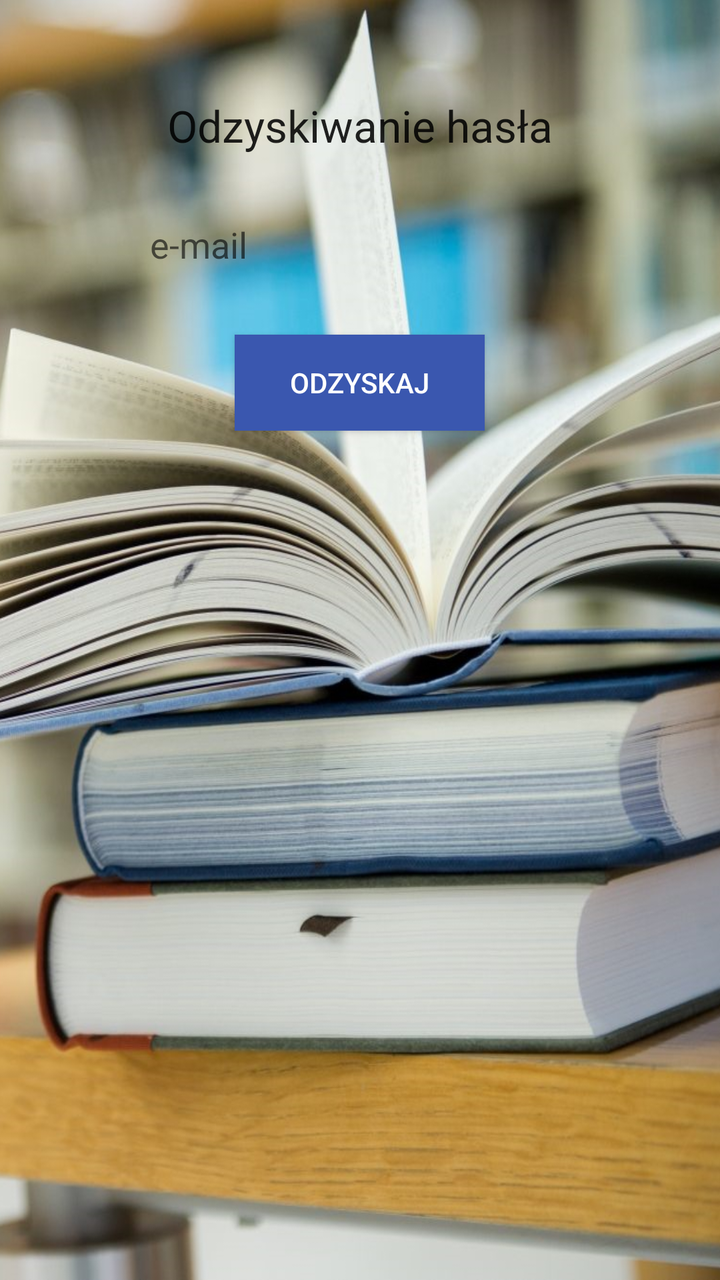
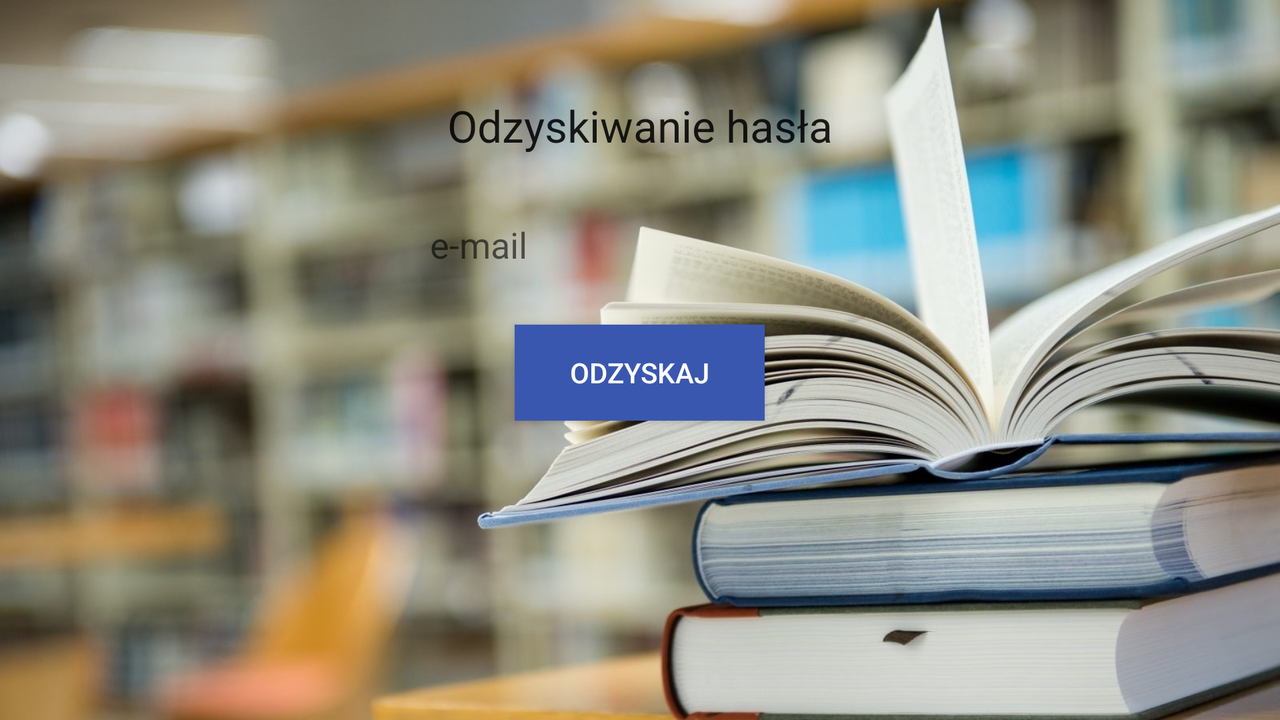

Two renders of one Android screen. The first uses the default layout on a phone; the second uses the alternative layout the repository ships for a different screen configuration, on a matching device. The two XML files are below.
<!-- AndroidManifest.xml: application theme AppTheme -->
<!-- res/layout/activity_pass_rec.xml -->
<RelativeLayout xmlns:android="http://schemas.android.com/apk/res/android"
    android:layout_width="match_parent"
    android:layout_height="match_parent"
    android:background="@drawable/bg">
    <RelativeLayout xmlns:android="http://schemas.android.com/apk/res/android"
        android:layout_width="280dp"
        android:layout_height="205dp"
        android:background="@drawable/edittext_bg"
        android:layout_centerHorizontal="true"
        android:layout_marginTop="28dp">


        <TextView
            android:id="@+id/PassRec_header"
            android:layout_width="wrap_content"
            android:layout_height="wrap_content"
            android:layout_alignParentTop="true"
            android:layout_centerHorizontal="true"
            android:layout_marginTop="20dp"
            android:text="@string/PassRec_header"
            android:textAppearance="?android:attr/textAppearanceLarge" />
        <EditText
            android:id="@+id/EmailToRecover"
            android:background="@+drawable/edittext_bg"
            android:layout_width="wrap_content"
            android:layout_height="30dp"
            android:layout_below="@+id/PassRec_header"
            android:layout_centerHorizontal="true"
            android:layout_marginTop="30dp"
            android:ems="10"
            android:inputType="textPersonName"
            android:hint="@string/name" />

        <Button
            android:id="@+id/RecoverPasswordButton"
            android:background="@color/blue"
            android:textColor="@color/white"
            android:layout_marginTop="30dp"
            android:layout_width="125dp"
            android:layout_height="wrap_content"
            android:layout_centerHorizontal="true"
            android:layout_below="@+id/EmailToRecover"
            android:layout_centerVertical="true"
            android:text="@string/recover"/>


    </RelativeLayout>
</RelativeLayout>
<!-- resources referenced by this layout -->
<resources>
  <color name="blue">#3a57af</color>
  <color name="white">#ffffff</color>
  <!-- drawable bg: jpg bitmap (drawable, 875298 bytes) -->
  <string name="PassRec_header">Odzyskiwanie hasła</string>
  <string name="name">e-mail</string>
  <string name="recover">Odzyskaj</string>
  <style name="AppTheme" parent="Theme.AppCompat.Light.NoActionBar">
          <item name="colorPrimary">@color/primary</item>
          <item name="colorPrimaryDark">@color/primary_dark</item>
          <item name="colorAccent">@color/accent</item>
          <item name="android:windowBackground">@color/windowBackground</item>
      </style>
  <color name="primary">#8BC34A</color>
  <color name="primary_dark">#689F38</color>
  <color name="accent">#4CAF50</color>
  <color name="windowBackground">#DDD</color>
</resources>
<!-- res/layout-land/activity_pass_rec.xml (the repository's variant of the layout above) -->
<!-- drawn on the phone turned sideways -->
<RelativeLayout xmlns:android="http://schemas.android.com/apk/res/android"
    android:layout_width="match_parent"
    android:layout_height="match_parent"
    android:background="@drawable/bg_landscape">
    <RelativeLayout xmlns:android="http://schemas.android.com/apk/res/android"
        android:layout_width="280dp"
        android:layout_height="205dp"
        android:background="@drawable/edittext_bg"
        android:layout_centerHorizontal="true"
        android:layout_marginTop="28dp">


        <TextView
            android:id="@+id/PassRec_header"
            android:layout_width="wrap_content"
            android:layout_height="wrap_content"
            android:layout_alignParentTop="true"
            android:layout_centerHorizontal="true"
            android:layout_marginTop="20dp"
            android:text="@string/PassRec_header"
            android:textAppearance="?android:attr/textAppearanceLarge" />
        <EditText
            android:id="@+id/name"
            android:background="@+drawable/edittext_bg"
            android:layout_width="wrap_content"
            android:layout_height="30dp"
            android:layout_below="@+id/PassRec_header"
            android:layout_centerHorizontal="true"
            android:layout_marginTop="30dp"
            android:ems="10"
            android:inputType="textPersonName"
            android:hint="@string/name" />

        <Button
            android:id="@+id/logInButton"
            android:background="@color/blue"
            android:textColor="@color/white"
            android:layout_marginTop="25dp"
            android:layout_width="125dp"
            android:layout_height="wrap_content"
            android:layout_centerHorizontal="true"
            android:layout_below="@+id/name"
            android:layout_centerVertical="true"
            android:text="@string/recover"/>


    </RelativeLayout>
</RelativeLayout>
<!-- resources referenced by the variant -->
<!-- as the phone turned sideways resolves them -->
<resources>
  <color name="blue">#3a57af</color>
  <color name="white">#ffffff</color>
  <!-- drawable bg_landscape: jpg bitmap (drawable, 217306 bytes) -->
  <string name="PassRec_header">Odzyskiwanie hasła</string>
  <string name="name">e-mail</string>
  <string name="recover">Odzyskaj</string>
  <style name="AppTheme" parent="Theme.AppCompat.Light.NoActionBar">
          <item name="colorPrimary">@color/primary</item>
          <item name="colorPrimaryDark">@color/primary_dark</item>
          <item name="colorAccent">@color/accent</item>
          <item name="android:windowBackground">@color/windowBackground</item>
      </style>
  <color name="primary">#8BC34A</color>
  <color name="primary_dark">#689F38</color>
  <color name="accent">#4CAF50</color>
  <color name="windowBackground">#DDD</color>
</resources>
